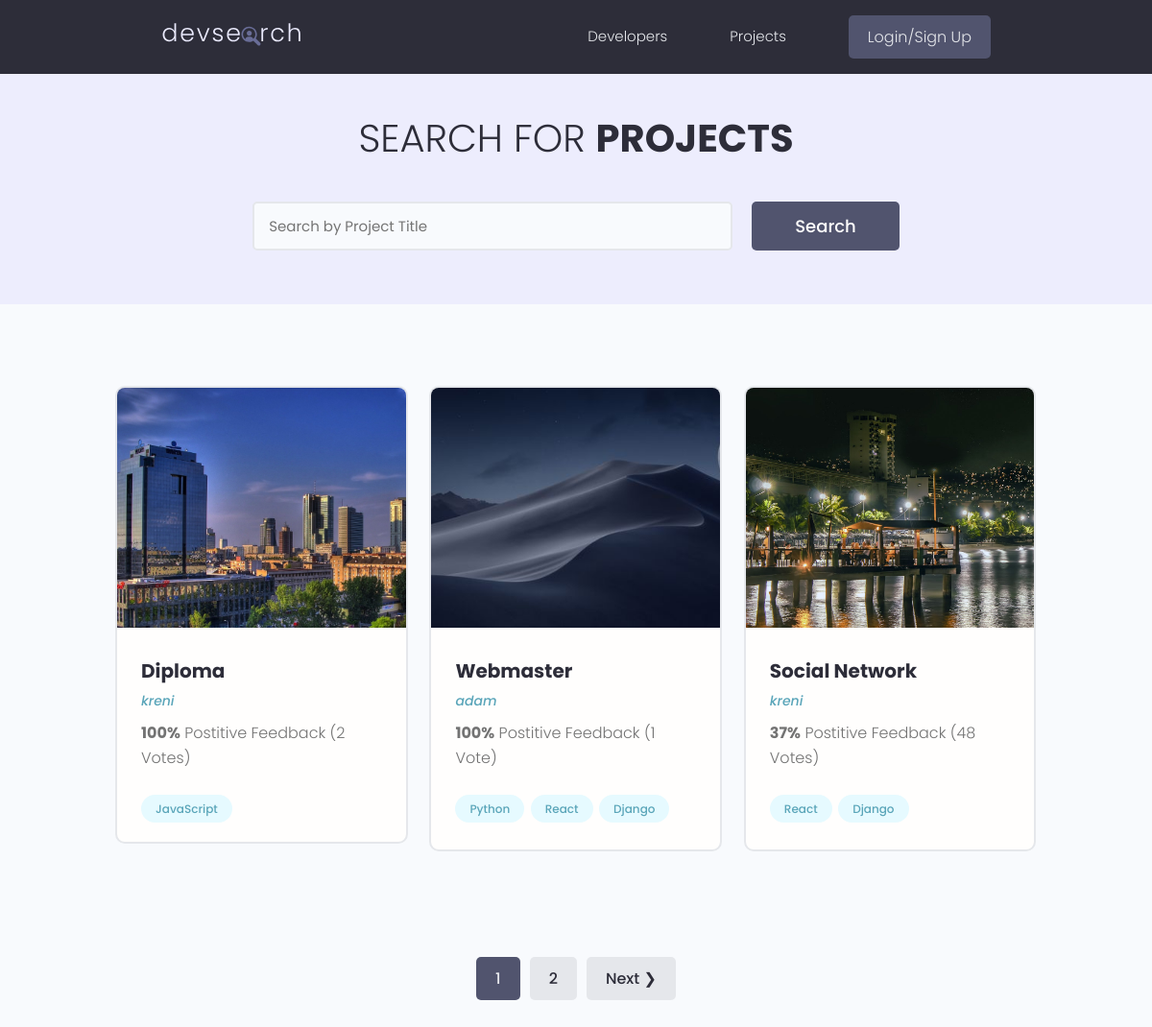
/projects/, run on the app's committed database.
### projects/models.py (models this page shows, shortened)
class Project(models.Model):
    owner = models.ForeignKey(Profile, null=True, blank=True, on_delete=models.SET_NULL)
    title = models.CharField(max_length = 200)
    description = models.TextField(null=True, blank=True)
    featured_image = models.ImageField(null=True, blank=True, default="default.jpg")
    demo_link = models.CharField(max_length=200, null=True, blank=True)
    source_link = models.CharField(max_length=2000, null=True, blank=True)
    tags = models.ManyToManyField('Tag')
    vote_total = models.IntegerField(default=0, null=True, blank=True)
    vote_ratio = models.IntegerField(default=0, null=True, blank=True)
    created = models.DateTimeField(auto_now_add=True)
    id = models.UUIDField(default=uuid.uuid4, unique=True, primary_key=True, editable=False)
    class Meta:
        ordering = ["-vote_ratio", '-vote_total','title'] #Order of display

class Tag(models.Model):
    name = models.CharField(max_length=200)
    created = models.DateTimeField(auto_now_add=True)
    id = models.UUIDField(default=uuid.uuid4, unique=True, primary_key=True, editable=False)
    def __str__(self):
        return self.name

### users/models.py (models this page shows)
class Profile(models.Model):
    user = models.OneToOneField(User, on_delete=models.CASCADE, null=True, blank=True)
    name = models.CharField(max_length=200, blank=True, null=True)
    email = models.EmailField(max_length=200, blank=True, null=True)
    username = models.CharField(max_length=200, blank=True, null=True)
    location = models.CharField(max_length=200, blank=True, null=True)
    short_intro = models.CharField(max_length=200, blank=True, null=True)
    bio = models.TextField(max_length=200, blank=True, null=True)
    profile_image = models.ImageField(null=True, blank=True, upload_to='profiles/', default='profiles/user-default.png')
    social_github = models.CharField(max_length=200, blank=True, null=True)
    social_twitter = models.CharField(max_length=200, blank=True, null=True)
    social_linkedin = models.CharField(max_length=200, blank=True, null=True)
    social_youtube = models.CharField(max_length=200, blank=True, null=True)
    social_website = models.CharField(max_length=200, blank=True, null=True)
    id = models.UUIDField(default=uuid.uuid4, primary_key=True, editable=False, unique=True)
    def __str__(self):
        return str(self.username)

### projects/views.py (the view)
# urls.py: path('projects/', views.getProjects),
def projects(request):
    projects, search_query = searchProjects(request)
    custom_range, projects = paginateProjects(request, projects, 3)
    context={'projects':projects, 'search_query':search_query, 'custom_range':custom_range}
    return render(request, 'projects/projects.html', context)

### projects/utils.py (called while the page is built)
def paginateProjects(request, projects, results):
    page = request.GET.get('page')
    paginator = Paginator(projects, results)
    try:
        projects = paginator.page(page)
    except PageNotAnInteger:
        page = 1
        projects = paginator.page(page)
    except EmptyPage:
        page = paginator.num_pages
        projects = paginator.page(page)
    leftIndex = (int(page)-4)
    if leftIndex < 1:
        leftIndex = 1
    rightIndex = (int(page)+5)
    if rightIndex > paginator.num_pages:
        rightIndex = paginator.num_pages+1
    custom_range = range(leftIndex, rightIndex)
    return custom_range, projects

def searchProjects(request):
    search_query = ''
    if request.GET.get('search_query'):
        search_query = request.GET.get('search_query')
    tags = Tag.objects.filter(name__icontains=search_query)
    projects = Project.objects.distinct().filter(
        Q(title__icontains=search_query) |
        Q(description__icontains=search_query) |
        Q(owner__name__icontains=search_query) |
        Q(tags__in=tags)
    )
    return projects, search_query

### projects/templates/projects/projects.html (shortened to what this page needs)
{% extends 'main.html' %}
{% block content %}
    <main class="projects">
        <section class="hero-section text-center">
          <div class="container container--narrow">
            <div class="hero-section__box">
              <h2>Search for <span>Projects</span></h2>
            </div>
            <div class="hero-section__search">
              <form id="searchForm" class="form" action="{% url 'projects' %}" method="get">
                <div class="form__field">
                  <input class="input input--text" id="formInput#search" type="text" name="search_query"
                  value="{{ search_query }}" placeholder="Search by Project Title" />
                </div>
                <input class="btn btn--sub btn--lg" type="submit" value="Search" />
              </form>
            </div>
          </div>
        </section>
        <section class="projectsList">
          <div class="container">
            <div class="grid grid--three">
              {% for project in projects %}
              <div class="column">
                <div class="card project">
                  <a href="{% url 'project' project.id %}" class="project">
                    <img class="project__thumbnail" style="min-width:450px;" src="{{project.featured_image.url}}" alt="project thumbnail" />
                    <div class="card__body">
                      <h3 class="project__title">{{ project.title }}</h3>
                      <p><a class="project__author" href="{% url 'user-profile' project.owner.id %}">{{ project.owner }}</a></p>
                      <p class="project--rating">
                        <span style="font-weight: bold;">{{ project.vote_ratio }}%</span> Postitive
                        Feedback ({{ project.vote_total }} Vote{{project.vote_total|pluralize:"s"}})
                      </p>
                      <div class="project__tags">
                        {% for tag in project.tags.all %}
                        <span class="tag tag--pill tag--main">
                          <small>{{ tag }}</small>
                        </span>
                        {% endfor %}
                      </div>
                    </div>
                  </a>
                </div>
              </div>
              {% endfor %}
            </div>
          </div>
        </section>
        {% include 'pagination.html' with queryset=projects custom_range=custom_range %}
      </main>
{% endblock %}

### static/styles/app.css (style rules this page uses)
:root { --color-sub: #2d2d39; }
.btn--sub { background-color: var(--color-sub-light); }
.card { border: 2px solid var(--color-light); }
img { width: 100%; }
.hero-section { height: 40vh; display: flex; align-items: center; background-color: var(--color-sub); }
.hero-section__box { margin-bottom: 4rem; }
.hero-section__box > h2, .hero-section__box > h2 > span { font-size: 4rem; color: var(--color-light); line-height: 1.3; text-transform: uppercase; }
.hero-section__box > h2 { font-weight: 300; }
.hero-section__box > h2 > span { font-weight: 700; }
.hero-section__search > .form { display: flex; align-items: center; justify-content: center; gap: 2rem; }
.hero-section__search > .form input.input--text { width: 50rem; }
.project__author { font-size: 1.4rem; font-style: italic; }
.project--rating { margin-bottom: 1.6em; margin-top: .5em; }
.projects > .hero-section { background: var(--color-sub-lighter); height: 30vh; }
.projects .hero-section__box { margin-bottom: 2.5rem; }
.projects .hero-section__box > h2 { color: var(--color-sub); }
.projects .hero-section__box > h2 > span { font-weight: 700; color: var(--color-sub); }
.projectsList { margin-top: 8rem; }
.project__thumbnail { height: 25rem; object-fit: cover; object-position: top center; }
.project__title { font-size: 2rem; font-weight: 700; color: var(--color-sub); }

### static/uikit/styles/modules/_variables.css (style rules this page uses)
:root { --color-main: #5aa5b9; --color-main-light: #e6faff; --color-sub: #3f4156; --color-sub-light: #51546e; --color-sub-lighter: #ededfd; --color-text: #737373; --color-gray: #8b8b8b; --color-light: #e5e7eb; --color-light-gray: #767676; --color-bg: #f8fafd; --color-white: #fffefd; --color-white-light: #f3f3f3; --color-success: #359e64; --color-success-bg: #def8e8; --color-error: #fc4b0b; --color-error-bg: #fff2ee; --font-base: 'Poppins', arial, helvetica, 'Segoe UI', roboto, ubuntu, sans-serif; --font-monospace: 'Fira Code', 'Courier New', courier, monospace; --font-regular: 300; --font-medium: 500; --font-bold: 700; --generic-shadow: 1px 1px 5px #00000010; --generic-transition: all 0.3s ease-in-out; }

### static/uikit/styles/modules/_base.css (style rules this page uses)
* { margin: 0; padding: 0; box-sizing: border-box; text-rendering: optimizeLegibility; color: inherit; font-size: inherit; }
html { font-size: 50%; }
@media only screen and (min-width: 480px) { html { font-size: 56.25%; } }
@media only screen and (min-width: 1200px) { html { font-size: 62.5%; } }
body { line-height: 1.6; font-weight: 400; font-size: 1.5rem; color: var(--color-text); background-color: var(--color-bg); min-height: 100vh; }

### static/uikit/styles/modules/_typography.css (style rules this page uses)
* { font-family: var(--font-base); }
h2 { font-size: 3.6rem; font-weight: var(--font-bold); }
h3 { font-size: 3.2rem; font-weight: var(--font-medium); }
p, span, strong { font-size: 1.6rem; color: var(--color-text); font-weight: var(--font-regular); }
a { padding-bottom: 2px; text-decoration: none; display: inline-block; color: var(--color-main); font-weight: var(--font-medium); }

### static/uikit/styles/modules/_utilities.css (style rules this page uses)
.container { width: 92%; max-width: 165rem; margin: 0 auto; box-sizing: border-box; }
.container--narrow { width: 92%; max-width: 120rem; }
@media screen and (min-width: 1000px) { .container { width: 90%; } }
@media screen and (min-width: 1000px) { .container--narrow { width: 85%; } }
@media screen and (min-width: 1200px) { .container { width: 80%; } }
@media screen and (min-width: 1200px) { .container--narrow { width: 72%; } }
.text-center { text-align: center; }

### static/uikit/styles/modules/_button.css (style rules this page uses)
.btn { display: inline-block; position: relative; cursor: pointer; background-color: var(--color-light); font-weight: var(--font-medium); color: var(--color-sub); text-decoration: none; padding: 1rem 2rem; border-radius: 0.5rem; border: none; width: -webkit-fit-content; width: -moz-fit-content; width: fit-content; height: -webkit-fit-content; height: -moz-fit-content; height: fit-content; font-size: 1.6rem; outline-width: 0; outline-color: transparent; -webkit-backface-visibility: hidden; backface-visibility: hidden; transition: all 0.3s ease-in-out; }
.btn--sub { background-color: var(--color-sub); color: var(--color-white); }
.btn--lg { font-size: 1.8rem; padding: 1.2rem 4.5rem; }

### static/uikit/styles/modules/_card.css (style rules this page uses)
.card { border-radius: 1rem; background-color: var(--color-white); border: 1.5px solid var(--color-light); width: auto; height: auto; margin-top: 0.5rem; margin-bottom: 0.5rem; overflow: hidden; }
.card__body, .card__header { padding: 2rem 2.5rem; }

### data on the page
Project: featured_image (picture), title "Diploma", owner "kreni", vote_ratio "100", vote_total "2"
Tag: name "JavaScript"
Project: featured_image (picture), title "Webmaster", owner "adam", vote_ratio "100", vote_total "1"
Tag: name "Python"
Tag: name "React"
Tag: name "Django"
Project: featured_image (picture), title "Social Network", owner "kreni", vote_ratio "37", vote_total "48"

### other printed values
{{ page }} "1"
{{ page }} "2"
